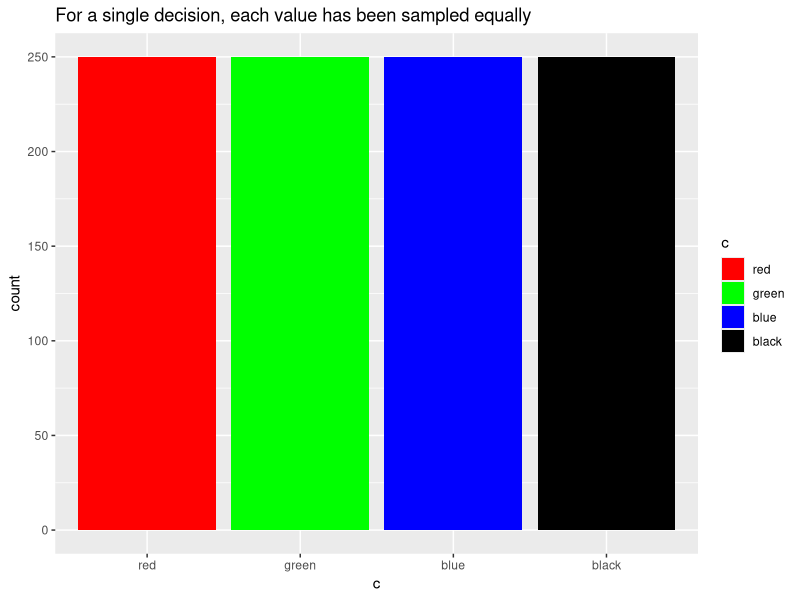
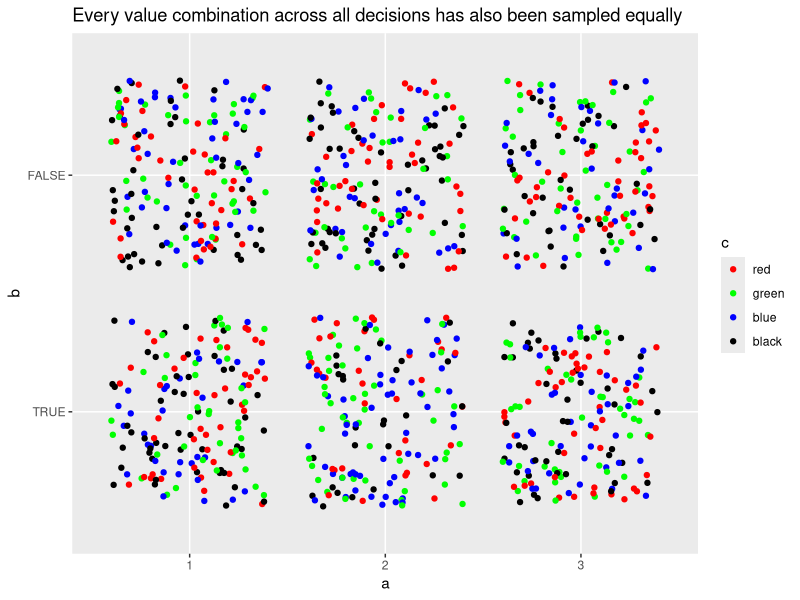

Write the R code that produced these figures, in order.
## ---- chunk 1
library(lhs)
library(dplyr)
library(purrr)

# Test data
a <- 1:3
b <- c(TRUE, FALSE)
c <- c("red", "green", "blue", "black")
all_decisions <- rbind(list(a,b,c))
sample <- as.data.frame(randomLHS(12, 3))
names(sample) <- c("a", "b", "c")

# Uniform random values between 0 and 1
sample
## ---- chunk 2
# Random choices for each decision with distributions based on a, b and c
choices <- map2(sample, all_decisions,
                ~cut(.x, length(.y), labels = as.character(.y))) %>%
  bind_rows()
  
choices
## ---- chunk 3
lhs_sample <- function(decisions, n){
  stopifnot(is.list(decisions))
  len_decisions <- length(decisions)
  samples <- lhs::randomLHS(n, len_decisions) %>%
    as.data.frame()
  names(samples) <- names(decisions)
  choices <- purrr::map2(samples, decisions,
                  ~cut(.x, length(.y), labels = as.character(.y)))
  bind_rows(choices)
}

lhs_sample(list(cars = rownames(mtcars), species = unique(iris$Species), letter = LETTERS[24:26]), n = 10)
## ---- chunk 4
library(tidyr)
a_continuous <- all_decisions[[1]]

choices_continuous <- qunif(sample$a, min = min(a_continuous), max = max(a_continuous))
  
choices_continuous

## ---- chunk 5
library(ggplot2)
big_sample <- lhs_sample(decisions = list(a = a,b = b,c = c), n = 1000)

ggplot(big_sample, aes(x = c, fill = c)) +
  geom_bar() +
  scale_fill_manual(values = c("red", "green", "blue", "black")) +
  labs(title = "For a single decision, each value has been sampled equally")

ggplot(big_sample, aes(x = a, y = b, colour = c)) +
  geom_jitter() +
  scale_colour_manual(values = c("red", "green", "blue", "black")) +
  labs(title = "Every value combination across all decisions has also been sampled equally")
